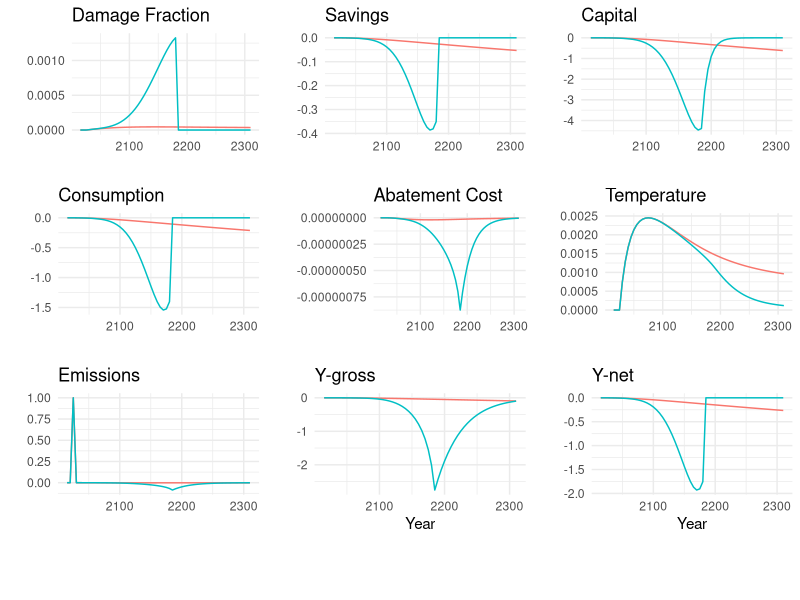
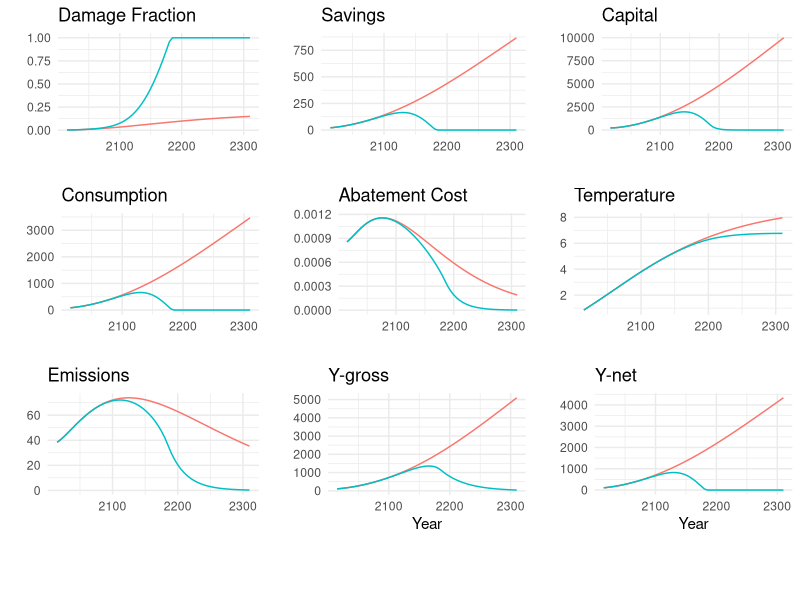
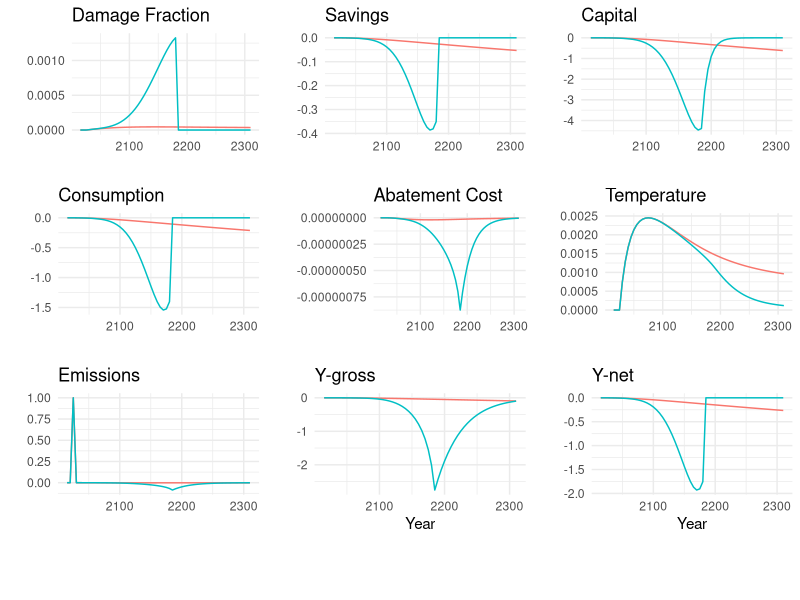
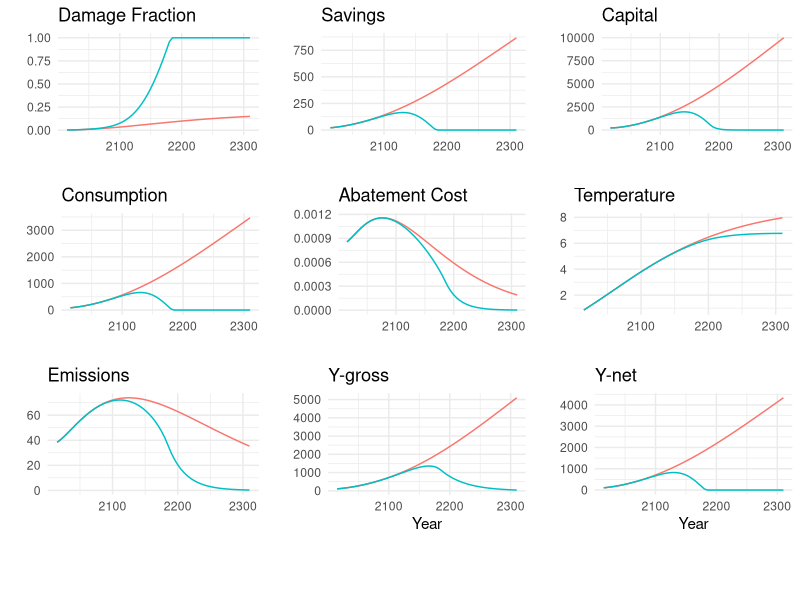

The R script that drew these images, in order:
# time periods (5 years per period)
time_horizon = 60
  
# availability of fossil fuels
fosslim  = 6000      # maximum cumulative extraction fossil fuels (gtc)

# time step
tstep    = 5         # years per period
  
# preferences
elasmu   = 1.45      # elasticity of marginal utility of consumption
prstp    = .015      # initial rate of social time preference per year
  
# population and technology
gama     = .300      # capital elasticity in production function
pop0     = 7403      # initial world population 2015 (millions)
popadj   = 0.134     # growth rate to calibrate to 2050 pop projection
popasym  = 11500     # asymptotic population (millions)
dk       = .100      # depreciation rate on capital (per year)
q0       = 105.5     # initial world gross output 2015 (trill 2010 usd)
k0       = 223       # initial capital value 2015 (trill 2010 usd)
a0       = 5.115     # initial level of total factor productivity
ga0      = 0.076     # initial growth rate for tfp per 5 years 
dela     = 0.005     # decline rate of tfp per 5 years
s        = 0.2       # savings rate

# emissions parameters
gsigma1  = -0.0152   # initial growth of sigma (per year)
dsig     = -0.001    # decline rate of decarbonization (per period)
eland0   = 2.6       # carbon emissions from land 2015 (gtco2 per year)
deland   = .115      # decline rate of land emissions (per period)
e0       = 35.85     # industrial emissions 2015 (gtco2 per year)
miu0     = .03       # initial emissions control rate for base case 2015

# carbon cycle
# initial conditions
mat0     = 851       # initial concentration in atmosphere 2015 (gtc)
mu0      = 460       # initial concentration in upper strata 2015 (gtc)
ml0      = 1740      # initial concentration in lower strata 2015 (gtc)
mateq    = 588       # equilibrium concentration atmosphere  (gtc)
mueq     = 360       # equilibrium concentration in upper strata (gtc)
mleq     = 1720      # equilibrium concentration in lower strata (gtc)

# flow paramaters
b12      = .12       # carbon cycle transition matrix
b23      = 0.007     # carbon cycle transition matrix
  
# these are for declaration and are defined later
# b11      carbon cycle transition matrix
# b21      carbon cycle transition matrix
# b22      carbon cycle transition matrix
# b32      carbon cycle transition matrix
# b33      carbon cycle transition matrix
# sig0     carbon intensity 2010 (kgco2 per output 2005 usd 2010)

# climate model parameters
t2xco2   = 3.1       # equilibrium temp impact (oc per doubling co2)
fex0     = 0.5       # 2015 forcings of non-co2 ghg (wm-2)
fex1     = 1.0       # 2100 forcings of non-co2 ghg (wm-2)
tocean0  = .0068     # initial lower stratum temp change (c from 1900)
tatm0    = 0.85      # initial atmospheric temp change (c from 1900)
c1       = 0.1005    # climate equation coefficient for upper level
c3       = 0.088     # transfer coefficient upper to lower stratum
c4       = 0.025     # transfer coefficient for lower level
fco22x   = 3.6813    # forcings of equilibrium co2 doubling (wm-2)
  
# climate damage parameters
a10      = 0         # initial damage intercept
# a20                # initial damage quadratic term
a1       = 0         # damage intercept
a2       = 0.00236   # damage quadratic term
a3       = 2.00      # damage exponent
a4       = 5.07e-6   # Weitzman damage term
a5       = 6.754     # damage exponent Weitzman 2012

# abatement cost
expcost2 = 2.6       # exponent of control cost function
pback    = 550       # cost of backstop 2010$ per tco2 2015
gback    = .025      # initial cost decline backstop cost per period
limmiu   = 1.2       # upper limit on control rate after 2150
tnopol   = 45        # period before which no emissions controls base
cprice0  = 2         # initial base carbon price (2010$ per tco2)
gcprice  = .02       # growth rate of base carbon price per year
  
# scaling and inessential parameters
# note that these are unnecessary for the calculations
# they ensure that mu of first period's consumption =1 and pv cons = pv utilty
scale1   = 0.0302455265681763   # multiplicative scaling coefficient
scale2   = -10993.704     # additive scaling coefficient

# parameters
# l[t]          level of population and labor
# al[t]         level of total factor productivity
# sigma[t]      co2-equivalent-emissions output ratio
# rr[t]         average utility social discount rate
# ga[t]         growth rate of productivity from
# forcoth[t]    exogenous forcing for other greenhouse gases
# gl[t]         growth rate of labor
# gcost1        growth of cost factor
# gsig[t]       change in sigma (cumulative improvement of energy efficiency)
# etree[t]      emissions from deforestation
# cumetree[t]   cumulative from land
# cost1[t]      adjusted cost for backstop
# lam           climate model parameter
# gfacpop[t]    growth factor population
# pbacktime[t]  backstop price
# optlrsav      optimal long-run savings rate used for transversality
# scc[t]        social cost of carbon
# cpricebase[t] carbon price in base case
# photel[t]     carbon price under no damages (hotelling rent condition)
# ppm[t]        atmospheric concentrations parts per million
# atfrac[t]     atmospheric share since 1850
# atfrac2010[t]     atmospheric share since 2010 ;

# parameters for long-run consistency of carbon cycle
b11 = 1 - b12
b21 = b12*mateq/mueq
b22 = 1 - b21 - b23
b32 = b23*mueq/mleq
b33 = 1 - b32 

# further definitions of parameters
a20 = a2
sig0 = e0/(q0*(1-miu0))
lam = fco22x/t2xco2

#
ga = ga0*exp(-dela*5*(0:(time_horizon-1)))

#
etree = eland0*(1-deland)^(0:(time_horizon-1))

#
forcoth = array(fex0+(1/17)*(fex1-fex0),time_horizon)
forcoth[-(1:17)] = (fex1-fex0)

pbacktime = pback*(1-gback)^(0:(time_horizon-1))

l = array(pop0,time_horizon)
al = array(a0,time_horizon) 
gsig = array(gsigma1,time_horizon)
sigma = array(sig0,time_horizon)
cumetree = array(100,time_horizon)
cost1 = array(pback*sig0/expcost2/1000,time_horizon)

for (t in 2:time_horizon) {
  
  l[t] = l[t-1]*(popasym/l[t-1])^popadj
  
  al[t] = al[t-1]/(1-ga[t-1])
  
  gsig[t] = gsig[t-1]*(1+dsig)^tstep
  
  sigma[t] = sigma[t-1]*exp(gsig[t-1]*tstep)
  
  cost1[t] = pbacktime[t]*sigma[t]/expcost2/1000

}

run_dice = function(perturbation_year=-1,damfun) {

  # variables
  # damfrac[t]      damages as fraction of gross output
  # ygross[t]       gross world product gross of abatement and damages (trillions 2005 usd per year)
  # ynet[t]         output net of damages equation (trillions 2005 usd per year)
  # abatecost[t]    cost of emissions reductions  (trillions 2005 usd per year)
  # y[t]            gross world product net of abatement and damages (trillions 2005 usd per year)
  # i[t]            investment (trillions 2005 usd per year)
  # c[t]            consumption (trillions 2005 us dollars per year)
  # k[t]            capital stock (trillions 2005 us dollars)
  # eind[t]         industrial emissions (gtco2 per year)
  # e[t]            total co2 emissions (gtco2 per year)
  # cca[t]          cumulative industrial carbon emissions (gtc)
  # forc[t]         increase in radiative forcing (watts per m2 from 1900)
  # mat[t]          carbon concentration increase in atmosphere (gtc from 1750)
  # ml[t]           carbon concentration increase in lower oceans (gtc from 1750)
  # mu[t]           carbon concentration increase in shallow oceans (gtc from 1750)
  # tatm[t]         increase temperature of atmosphere (degrees c from 1900)
  # tocean[t]       increase temperatureof lower oceans (degrees c from 1900)
  # miu[t]          emission control rate ghgs
  
  # intialize space for state variables and set starting values
  damfrac   = array(NA,      time_horizon)
  ygross    = array(NA,      time_horizon)
  ynet      = array(NA,      time_horizon)
  abatecost = array(NA,      time_horizon)
  y         = array(NA,      time_horizon)
  i         = array(NA,      time_horizon)
  c         = array(NA,      time_horizon)
  k         = array(k0,      time_horizon)
  eind      = array(NA,      time_horizon)
  e         = array(NA,      time_horizon)
  cca       = array(400,     time_horizon)
  forc      = array(NA,      time_horizon)
  mat       = array(mat0,    time_horizon)
  ml        = array(ml0,     time_horizon)
  mu        = array(mu0,     time_horizon)
  tatm      = array(tatm0,   time_horizon)
  tocean    = array(tocean0, time_horizon)
  miu       = array(miu0,    time_horizon)
  
  #
  for (t in 1:time_horizon) {
    
    # equation for damage fraction
    if (missing(damfun)) {
      damfrac[t] = a1*tatm[t]+a2*tatm[t]^a3
    }
    else if (damfun=="Weitzman") {
      damfrac[t] = ifelse(a1*tatm[t]+a2*tatm[t]^a3+a4*tatm[t]^a5<1,a1*tatm[t]+a2*tatm[t]^a3+a4*tatm[t]^a5,1)
    }
    
    # ## set maximum damage fraction
    # if (damfrac[t]>=1) {
    #   damfrac[t]=1 
    #   else 
    #     damfrac[t]=damfrac[t]
    # }
    
    # output gross equation
    ygross[t] = (al[t]*(l[t]/1000)^(1-gama))*(k[t]^gama)
    
    # output net of damages equation
    ynet[t] = ygross[t]*(1-damfrac[t])
    
    # cost of emissions reductions equation
    abatecost[t] = ygross[t]*cost1[t]*miu[t]^expcost2
    
    # output net equation
    y[t] = ynet[t]-abatecost[t]
    
    # savings rate equation
    i[t] = s*y[t]
    
    # consumption equation
    c[t] = y[t]-i[t]
    
    # capital balance equation
    k[t+1] = (1-dk)^tstep*k[t]+tstep*i[t]
    
    # industrial emissions
    eind[t] = sigma[t]*ygross[t]*(1-(miu[t]))
    
    if (perturbation_year==(2015+t*tstep))
      eind[t] = eind[t]+1
    
    # emissions equation
    e[t] = eind[t]+etree[t]
    
    # cumulative industrial carbon emissions
    cca[t+1] = cca[t]+eind[t]*5/3.666
    
    # atmospheric concentration equation
    mat[t+1] = mat[t]*b11+mu[t]*b21+e[t]*(5/3.666)
    
    # lower ocean concentration
    ml[t+1] = ml[t]*b33+mu[t]*b23
    
    # shallow ocean concentration
    mu[t+1] = mat[t]*b12+mu[t]*b22+ml[t]*b32
    
    # radiative forcing equation
    forc[t+1] = fco22x*((log((mat[t+1]/588.000))/log(2)))+forcoth[t+1]
    
    # temperature-climate equation for atmosphere
    tatm[t+1] = tatm[t]+c1*(forc[t+1]-(fco22x/t2xco2)*tatm[t]-c3*(tatm[t]-tocean[t]))

    # temperature-climate equation for lower oceans
    tocean[t+1] = tocean[t]+c4*(tatm[t]-tocean[t])
    
  }

  # return(c)
  return(data.frame("consumption"= c,'abatecost'=abatecost,'tatm'=tatm[1:60],'emissions'=e,'ygross'=ygross,'ynet'=ynet, 'capital'=k[1:60], 'savings'=i[1:60], 'dam_frac'=damfrac))
}

library(tidyverse)
library(magrittr)

base = run_dice()
pert = run_dice(perturbation_year=2030)
diff = pert-base 
diff %<>% mutate(dam_fun = 'DICE2016',year=seq(2015,2310,5))

base_w = run_dice(damfun="Weitzman")
pert_w = run_dice(perturbation_year=2030,damfun="Weitzman")
diff_w = pert_w-base_w 
diff_w %<>% mutate(dam_fun = 'Weitzman (2012)',year=seq(2015,2310,5))

bases <- rbind(base %>% mutate(dam_fun = 'DICE2016',year=seq(2015,2310,5)),base_w %>% mutate(dam_fun = 'Weitzman (2012)',year=seq(2015,2310,5)))
diffs <- rbind(diff,diff_w)

library(ggplot2)
library(gridExtra)
library(cowplot)
options(scipen=999)

d <- ggplot(diffs) + 
  geom_line(aes(y=dam_frac,x=year,color=dam_fun)) +
  labs(title="Damage Fraction",
       y='',
       x='') +
  theme_minimal() + theme(legend.position = "none")

s <- ggplot(diffs) + 
  geom_line(aes(y=savings,x=year,color=dam_fun)) +
  labs(title="Savings",
       y='',
       x='') +
  theme_minimal() + theme(legend.position = "none")

k <- ggplot(diffs) + 
  geom_line(aes(y=capital,x=year,color=dam_fun)) +
  labs(title="Capital",
       y='',
       x='') +
  theme_minimal() + theme(legend.position = "none")

c <- ggplot(diffs) + 
  geom_line(aes(y=consumption,x=year,color=dam_fun)) +
  labs(title="Consumption",
       y='',
       x='') +
  theme_minimal() + theme(legend.position = "none")

a <- ggplot(diffs) + 
  geom_line(aes(y=abatecost,x=year,color=dam_fun)) +
  labs(title="Abatement Cost",
       y='',
       x='') +
  theme_minimal() + theme(legend.position = "none")


t <- ggplot(diffs) + 
  geom_line(aes(y=tatm,x=year,color=dam_fun)) +
  labs(title="Temperature",
       y='',
       x='') +
  theme_minimal() + theme(legend.position = "none")

e <- ggplot(diffs) + 
  geom_line(aes(y=emissions,x=year,color=dam_fun)) +
  labs(title="Emissions",
       y='',
       x='') +
  theme_minimal() + theme(legend.position = "none")


yg <- ggplot(diffs) + 
  geom_line(aes(y=ygross,x=year,color=dam_fun)) +
  labs(title="Y-gross",
       y='',
       x='Year') +
  theme_minimal() + theme(legend.position = "none")


yn <- ggplot(diffs) + 
  geom_line(aes(y=ynet,x=year,color=dam_fun)) +
  labs(title="Y-net",
       y='',
       x='Year') +
  theme_minimal() + theme(legend.position = "none")

legend <- get_legend(
  ggplot(diffs) + 
  geom_line(aes(y=ynet,x=year,color=dam_fun)) +
  labs(color="Difference From CO[2] Pulse in 2030 (1MT):") + theme(legend.position='bottom',legend.key = element_rect(color = NA, fill = NA)))

b <- ggplot()+theme_void()

plot_grid(d,s,k,c,a,t,e,yg,yn,b,legend,b, nrow=4,rel_heights = c(3/10, 3/10, 3/10, 1/10))
ggsave("differences.png",width=8,height=6)


## BASELINES
d <- ggplot(bases) + 
  geom_line(aes(y=dam_frac,x=year,color=dam_fun)) +
  labs(title="Damage Fraction",
       y='',
       x='') +
  theme_minimal() + theme(legend.position = "none")

s <- ggplot(bases) + 
  geom_line(aes(y=savings,x=year,color=dam_fun)) +
  labs(title="Savings",
       y='',
       x='') +
  theme_minimal() + theme(legend.position = "none")

k <- ggplot(bases) + 
  geom_line(aes(y=capital,x=year,color=dam_fun)) +
  labs(title="Capital",
       y='',
       x='') +
  theme_minimal() + theme(legend.position = "none")

c <- ggplot(bases) + 
  geom_line(aes(y=consumption,x=year,color=dam_fun)) +
  labs(title="Consumption",
       y='',
       x='') +
  theme_minimal() + theme(legend.position = "none")

a <- ggplot(bases) + 
  geom_line(aes(y=abatecost,x=year,color=dam_fun)) +
  labs(title="Abatement Cost",
       y='',
       x='') +
  theme_minimal() + theme(legend.position = "none")


t <- ggplot(bases) + 
  geom_line(aes(y=tatm,x=year,color=dam_fun)) +
  labs(title="Temperature",
       y='',
       x='') +
  theme_minimal() + theme(legend.position = "none")

e <- ggplot(bases) + 
  geom_line(aes(y=emissions,x=year,color=dam_fun)) +
  labs(title="Emissions",
       y='',
       x='') +
  theme_minimal() + theme(legend.position = "none")


yg <- ggplot(bases) + 
  geom_line(aes(y=ygross,x=year,color=dam_fun)) +
  labs(title="Y-gross",
       y='',
       x='Year') +
  theme_minimal() + theme(legend.position = "none")


yn <- ggplot(bases) + 
  geom_line(aes(y=ynet,x=year,color=dam_fun)) +
  labs(title="Y-net",
       y='',
       x='Year') +
  theme_minimal() + theme(legend.position = "none")

legend <- get_legend(
  ggplot(diffs) + 
    geom_line(aes(y=ynet,x=year,color=dam_fun)) +
    labs(color="Baseline:") + theme(legend.position='bottom',legend.key = element_rect(color = NA, fill = NA)))

b <- ggplot()+theme_void()

plot_grid(d,s,k,c,a,t,e,yg,yn,b,legend,b, nrow=4,rel_heights = c(3/10, 3/10, 3/10, 1/10))
ggsave("baseline.png",width=8,height=6)


# perturbation_year = 2030
# c_perturb = run_dice(perturbation_year)
# 
# c_diff = (c_base-c_perturb)[-(1:((perturbation_year-2015)/tstep+1))]
# 
# print(sum(c_diff*tstep/(1+.03)^(0:(length(c_diff)-1)*tstep))*1e12/1e9/5)


# ## testing damage function
# 
# consumption_weitz <- data.frame(weitz=run_dice(damfun="Weitzman"),
#                                 damage_function='Weitzman (2012)',
#                                 year = seq(2015,2310,5))
# consumption_dice  <- data.frame(dice=run_dice(),
#                                 damage_function='DICE2016',
#                                 year = seq(2015,2310,5))
# dice <- rbind(consumption_weitz,consumption_dice)
# 
# library(ggplot2)
# ggplot(c) + 
#   geom_line(aes(y=consumption,x=year,color=damage_function)) +
#   theme_bw()
